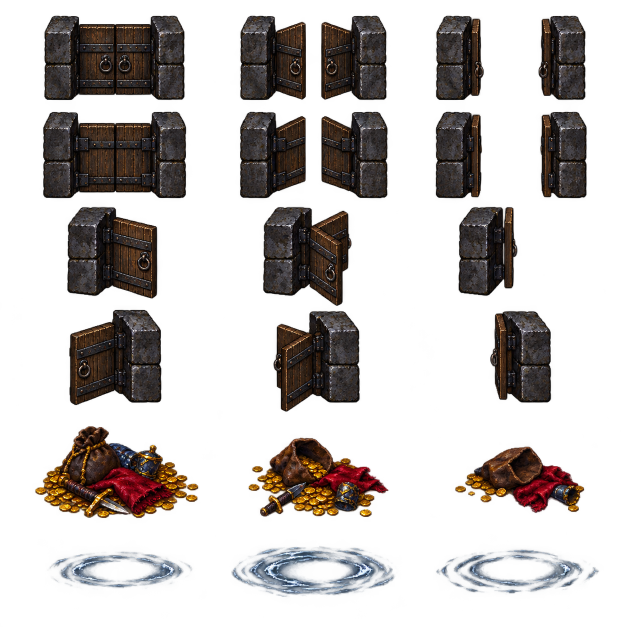
#> input picture art/m01-14/portas-tesouros-r02-master.png, 1254 x 1254 px (shown at 1/2 size)
$ python build-dungeon-objects.py
#> lines starting #> are read from the running program, lines starting #| are printed output that depends on the picture
"""Deterministic crop/packing of AI master, never paints replacement artwork."""
from pathlib import Path
from PIL import Image,ImageDraw,ImageFont
import json,hashlib
R=Path(__file__).resolve().parents[1]
master=Image.open(R/'art/m01-14/portas-tesouros-r02-master.png').convert('RGBA')
#> master is the input picture: PIL image 1254x1254 RGBA; mean R, G, B, A 19.2, 15.2, 13.9, 75
w,h=master.size
#> w = 1254; h = 1254
# Actual returned master is1254px square; AI did not honor uniform row spacing.
# Inspect/crop the actual row supports rather than slicing a requested grid blindly.
assert (w,h)==(1254,1254)
rows=[(20,210),(214,402),(405,608),(610,820),(840,1045),(1090,1200)]
def panel(c,r):return master.crop((round(c*w/3),rows[r][0],round((c+1)*w/3),rows[r][1]))
def bounds(im):return im.getchannel('A').point(lambda p:255 if p>64 else 0).getbbox()
def fit(im,size):
 im=im.copy();im.thumbnail(size,Image.Resampling.LANCZOS);out=Image.new('RGBA',size);out.alpha_composite(im,((size[0]-im.width)//2,size[1]-im.height));return out
doors=Image.new('RGBA',(432,384))
#> doors: PIL image 432x384 RGBA; every value is 0
# Native direction rows2,4,6,8: south,west,east,north; shared source cell
# dimensions keep framing, foot pivots and jambs unchanged between frames.
for row,source in enumerate([0,3,2,1]):
 cells=[panel(frame,source) for frame in range(3)];boxes=[bounds(im) for im in cells];boxes=[b for b in boxes if b]
 box=(min(b[0] for b in boxes),min(b[1] for b in boxes),max(b[2] for b in boxes),max(b[3] for b in boxes))
 for frame in range(3):doors.alpha_composite(fit(cells[frame].crop(box),(144,96)),(frame*144,row*96))
#> this loop made 4 passes
#> (boxes, box) on passes 1, 3, 4: ([(88, 11, 369, 180), (62, 11, 355, 180), (36, 11, 335, 180)], (36, 11, 369, 180)), ([(134, 9, 315, 192), (108, 9, 285, 203), (81, 9, 199, 187)], (81, 9, 315, 203)), ([(86, 9, 373, 182), (62, 9, 357, 183), (35, 9, 338, 183)], (35, 9, 373, 183))
#> box on pass 2: (129, 0, 323, 210)
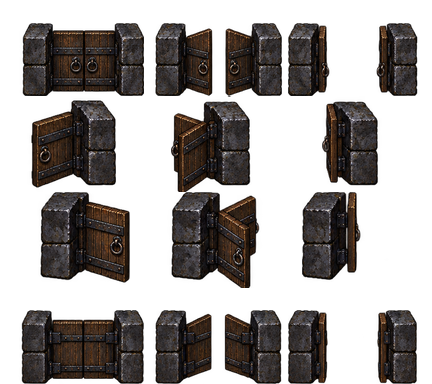
#> doors: PIL image 432x384 RGBA; mean R, G, B, A 22.1, 18, 16.2, 112.9; transparent parts drawn white
doors.save(R/'img/characters/!$Arena_Doors_M14_R02.png')
for name,source,size in [('Treasure',4,(48,48)),('Ripple',5,(96,32))]:
 sheet=Image.new('RGBA',(size[0]*3,size[1]*4))
 for f in range(3):
  im=panel(f,source);bbox=bounds(im)
  # Treasure source cells differ in content, not fixed support rectangle.
  if name=='Treasure' and bbox:im=im.crop(bbox)
  im=fit(im,(44,36) if name=='Treasure' else size)
  for row in range(4):sheet.alpha_composite(im,(f*size[0]+(size[0]-im.width)//2,row*size[1]+size[1]-im.height))
 sheet.save(R/('img/characters/!$Arena_'+name+'_M14_R02.png'))
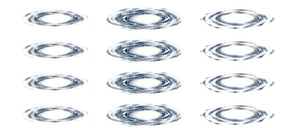
#> sheet: PIL image 288x128 RGBA; mean R, G, B, A 17.4, 25.1, 34.5, 28.7; transparent parts drawn white
print('Packed doors432x384 frames144x96; treasure144x192 cells48; ripple288x128 cells96x32')
objects=Image.open(R/'art/m01-14/objetos-direcionais-r02-master.png').convert('RGBA');ow,oh=objects.size
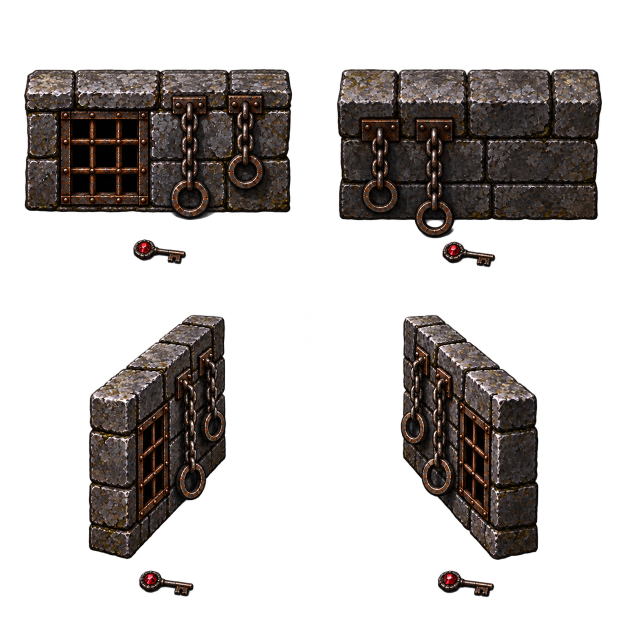
#> input picture art/m01-14/objetos-direcionais-r02-master.png, 1254 x 1254 px (shown at 1/2 size)
#> further down, objects is the input picture: PIL image 1254x1254 RGBA; mean R, G, B, A 21, 17.1, 15.3, 81.9
#> after `ow, oh = objects.size`: ow = 1254; oh = 1254
chains=Image.new('RGBA',(432,384))
for row,(c,r) in enumerate([(0,0),(1,1),(0,1),(1,0)]):
 im=objects.crop((c*ow//2,r*oh//2,(c+1)*ow//2,(r+1)*oh//2))
 cutoff={(0,0):450,(1,0):479,(0,1):500,(1,1):500}[(c,r)]
 im=im.crop((0,0,im.width,cutoff));box=bounds(im);im=fit(im.crop(box),(144,96))
 for f in range(3):chains.alpha_composite(im,(f*144,row*96)) # static, no step animation
#> this loop made 4 passes
#> box on passes 1 to 4: (48, 138, 584, 440), (174, 3, 450, 493), (177, 3, 452, 491), (47, 138, 577, 477)
#> pass 1, `im = fit(im.crop(box), (144, 96))`:
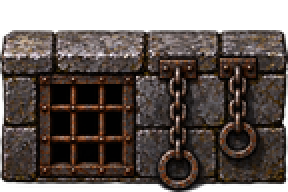
#> im: PIL image 144x96 RGBA (shown 2 times larger); mean R, G, B, A 50.4, 40.7, 36, 198.2; transparent parts drawn white
#> after the loop:
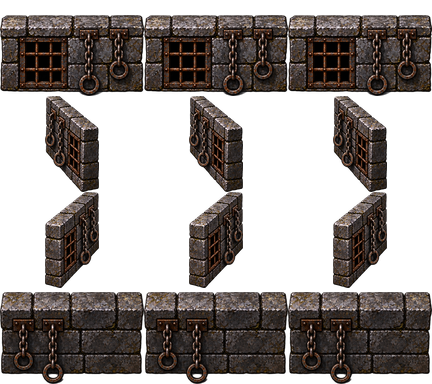
#> chains: PIL image 432x384 RGBA; mean R, G, B, A 34, 28, 25.1, 136.1; transparent parts drawn white
#> after the loop:
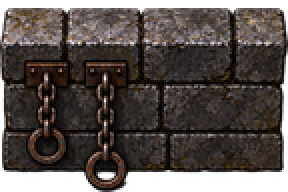
#> im: PIL image 144x96 RGBA (shown 2 times larger); mean R, G, B, A 50, 42.2, 38.4, 211.1; transparent parts drawn white
chains.save(R/'img/characters/!$Arena_Chains_M14_R02.png')
key=objects.crop((round(ow*.19),round(oh*.37),round(ow*.31),round(oh*.43)))
key=fit(key.crop(key.getbbox()),(36,24));keys=Image.new('RGBA',(144,192))
#> in fit (call 23), `out = Image.new('RGBA', size)`: out: PIL image 36x24 RGBA; every value is 0
for y in range(4):
 for x in range(3):keys.alpha_composite(key,(x*48+6,y*48+24))
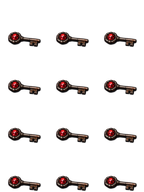
#> keys: PIL image 144x192 RGBA; mean R, G, B, A 9.3, 5.7, 5, 27.3; transparent parts drawn white
keys.save(R/'img/characters/!$Arena_Key_M14_R02.png')
